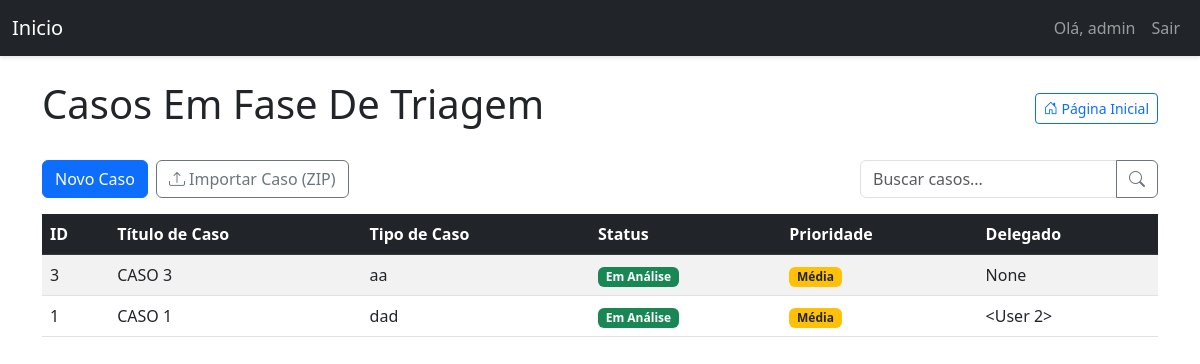
Before: /dashboard/ (signed in) with the older database file.
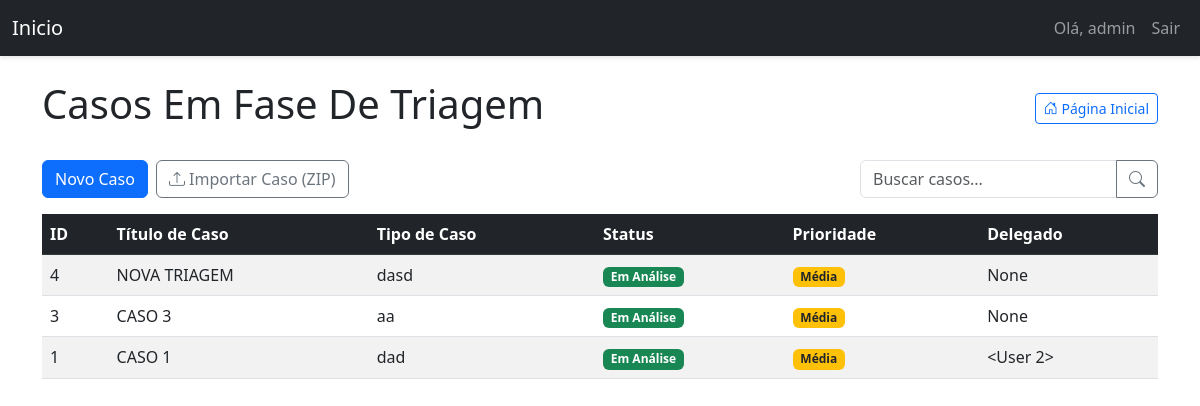
After: the same page with the newer database file.
### models.py (models this page shows, shortened)
class User(UserMixin, db.Model):
    id = db.Column(db.Integer, primary_key=True)
    username = db.Column(db.String(64), index=True, unique=True)
    email = db.Column(db.String(120), index=True, unique=True)
    password_hash = db.Column(db.String(128))
    is_admin = db.Column(db.Boolean, default=False)
    admin_id = db.Column(db.Integer, db.ForeignKey('user.id'), nullable=True)
    associados = db.relationship('User', backref=db.backref('admin', remote_side=[id]), lazy='dynamic')
    tickets = db.relationship(
        'Ticket',
        backref='author',
        lazy='dynamic',
        cascade="all, delete-orphan",
        foreign_keys='Ticket.user_id'
    )
    delegated_tickets = db.relationship(
        'Ticket',
        backref='delegado_user',
        lazy='dynamic',
        foreign_keys='Ticket.delegado_id'
    )
    comments = db.relationship('Comment', backref='author', lazy='dynamic', cascade="all, delete-orphan")
    attachments = db.relationship('Attachment', backref='author', lazy='dynamic')
    appointments = db.relationship('Appointment', backref='user', lazy='dynamic', cascade="all, delete-orphan")
    advogados = db.relationship('Advogado', backref='owner_user', lazy='dynamic', cascade="all, delete-orphan")

class Ticket(db.Model):
    id = db.Column(db.Integer, primary_key=True)
    ticket_code = db.Column(db.String(30), unique=True)
    title = db.Column(db.String(140))
    description = db.Column(db.Text)
    case_number = db.Column(db.String(50))
    status = db.Column(db.String(20), default='Em Análise')
    priority = db.Column(db.String(20), default='Média')
    created_at = db.Column(db.DateTime, index=True, default=datetime.utcnow)
    updated_at = db.Column(db.DateTime, index=True, default=datetime.utcnow)
    user_id = db.Column(db.Integer, db.ForeignKey('user.id'))
    delegado_id = db.Column(db.Integer, db.ForeignKey('user.id'), nullable=True)
    delegado = db.relationship('User', foreign_keys=[delegado_id])
    comments = db.relationship('Comment', backref='ticket', lazy='dynamic', cascade="all, delete-orphan")
    attachments = db.relationship('Attachment', backref='ticket', lazy='dynamic', cascade="all, delete-orphan")
    todos = db.relationship('TodoItem', backref='ticket', lazy='dynamic', cascade="all, delete-orphan")

### triagem/routes/dashboard.py (the view)
@dashboard_bp.route('/')  # Rota vazia, que combina com o prefixo '/dashboard' em app.py
@login_required
def dashboard():
    search_term = request.args.get('search', '')
    query = Ticket.query
    if not current_user.is_admin:
        query = query.filter(
            (Ticket.user_id == current_user.id) |
            (Ticket.delegado_id == current_user.id)
        )
    if search_term:
        query = query.filter(
            (Ticket.title.ilike(f'%{search_term}%')) |
            (Ticket.case_number.ilike(f'%{search_term}%')) |
            (Ticket.description.ilike(f'%{search_term}%'))
        )
    status_order = {'Em Análise': 1, 'Em Espera': 2, 'Arquivado': 3}
    priority_order = {'Alta': 1, 'Média': 2, 'Baixa': 3}
    query = query.order_by(
        db.case(status_order, value=Ticket.status),
        db.case(priority_order, value=Ticket.priority),
        Ticket.updated_at.desc()
    )
    tickets = query.all()
    return render_template('dashboard.html', tickets=tickets, search_term=search_term)

### triagem/templates/dashboard.html (shortened to what this page needs)
{% extends "base.html" %}
{% block content %}
<div class="d-flex justify-content-between align-items-center mb-4 flex-wrap">
    <h1>Casos Em Fase De Triagem</h1>
    <a href="{{ url_for('main.index') }}" class="btn btn-outline-primary btn-sm">
        <i class="bi bi-house-door"></i> Página Inicial
    </a>
</div>
<div class="d-flex justify-content-between mb-3 flex-wrap gap-2">
    <div class="d-flex gap-2">
        {% if current_user.is_admin %}
            <a href="{{ url_for('ticket.create_ticket') }}" class="btn btn-primary">Novo Caso</a>
            <form id="importZipForm" method="POST" action="{{ url_for('ticket_export_import.import_ticket_zip') }}"
                  enctype="multipart/form-data" style="display:inline;">
                <button class="btn btn-outline-secondary" type="button" id="importZipBtn">
                    <i class="bi bi-upload"></i> Importar Caso (ZIP)
                </button>
            </form>
        {% endif %}
    </div>
    <form method="GET" action="{{ url_for('dashboard.dashboard') }}" class="d-flex ms-md-auto mt-2 mt-md-0">
        <div class="input-group">
            <input type="text" name="search" class="form-control" placeholder="Buscar casos..." value="{{ request.args.get('search', '') }}">
            <button class="btn btn-outline-secondary" type="submit">
                <i class="bi bi-search"></i>
            </button>
        </div>
    </form>
</div>
<div class="table-responsive">
    <table class="table table-striped table-hover" id="tickets-table">
        <thead class="table-dark">
            <tr>
                <th>ID</th>
                <th>Título de Caso</th>
                <th>Tipo de Caso</th>
                <th>Status</th>
                <th>Prioridade</th>
                <th>Delegado</th>
            </tr>
        </thead>
        <tbody>
            {% for ticket in tickets %}
            <tr class="clickable-row" data-href="{{ url_for('ticket.view_ticket', ticket_id=ticket.id) }}">
                <td>{{ ticket.id }}</td>
                <td>{{ ticket.title }}</td>
                <td>{{ ticket.case_number }}</td>
                <td>
                    <span class="badge
                        {% if ticket.status == 'Em Análise' %}bg-success
                        {% elif ticket.status == 'Em Espera' %}bg-warning text-dark
                        {% elif ticket.status == 'Arquivado' %}bg-secondary
                        {% else %}bg-info{% endif %}">
                        {{ ticket.status }}
                    </span>
                </td>
                <td>
                    <span class="badge
                        {% if ticket.priority == 'Alta' %}bg-danger
                        {% elif ticket.priority == 'Média' %}bg-warning text-dark
                        {% elif ticket.priority == 'Baixa' %}bg-info
                        {% else %}bg-secondary{% endif %}">
                        {{ ticket.priority }}
                    </span>
                </td>
                <td>{{ ticket.delegado }}</td>
            </tr>
            {% endfor %}
        </tbody>
    </table>
</div>
{% endblock %}

### triagem/templates/base.html (shortened to what this page needs)
<!DOCTYPE html>
<html lang="pt-BR">
<head>
    {% block styles %}
        <link rel="stylesheet" href="https://cdn.jsdelivr.net/npm/bootstrap-icons@1.8.0/font/bootstrap-icons.css">
        <link rel="stylesheet" href="{{ url_for('static', filename='css/triagem.css') }}">
        <link href="https://cdn.jsdelivr.net/npm/bootstrap@5.3.0/dist/css/bootstrap.min.css" rel="stylesheet">
    {% endblock %}
</head>
<body>
    <nav class="navbar navbar-expand-lg navbar-dark bg-dark">
        <div class="container-fluid">
            <a class="navbar-brand" href="{{ url_for('main.index') }}">Inicio</a>
            <div class="collapse navbar-collapse" id="navbarNav">
                <ul class="navbar-nav ms-auto">
                    {% if current_user.is_authenticated %}
                    <li class="nav-item">
                        <span class="nav-link">Olá, {{ current_user.username }}</span>
                    </li>
                    <li class="nav-item">
                        <a class="nav-link" href="{{ url_for('auth.logout') }}">Sair</a>
                    </li>
                    {% else %}
                    <li class="nav-item">
                        <a class="nav-link" href="{{ url_for('auth.login') }}">Login</a>
                    </li>
                    {% endif %}
                </ul>
            </div>
        </div>
    </nav>
    <div class="container mt-4">
        {% block content %}{% endblock %}
    </div>
</body>
</html>

### static/css/triagem.css (style rules this page uses)
body { background-color: #f8f9fa; padding-bottom: 50px; font-family: 'Open Sans', sans-serif; }
.navbar { box-shadow: 0 2px 4px rgba(0,0,0,.1); }
.table th { background-color: #f8f9fa; }
.badge { font-weight: 500; }
::placeholder { color: #6c757d; opacity: 1; }
.clickable-row { cursor: pointer; }

Changed rows visible on the page:
added Ticket: id "4", title "NOVA TRIAGEM", case_number "dasd", status "Em Análise", priority "Média", delegado "None"
